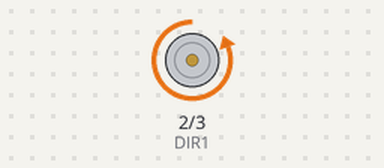
Bench run of a sketch on a simulated Arduino Uno, built with avr-gcc and run on an emulated ATmega328P. Parts: motor-driver pin pairs drawn as motors (green arrow = first pin HIGH = forward, orange = second pin HIGH = backward, longer = more drive).

Above: at 1.0 s.
At 3.0 s:
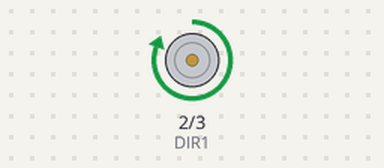
Timing chart, 0 to 5.2 s (numbered marks = the images above):
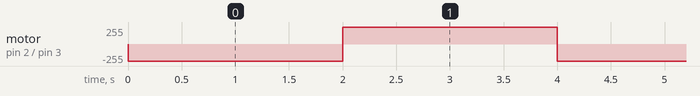

Measured:
- by itself, motor on pin 2 (DIR1) / pin 3 (DIR2): alternates forward 255/255 for 2.0 s and backward 255/255 for 2.0 s

The sketch:

L298nTest.ino
```cpp
#define DIR1 2
#define DIR2 3

void setup() {
  // put your setup code here, to run once:
  pinMode(DIR1, OUTPUT);
  pinMode(DIR2, OUTPUT);
}

void loop() {
  // put your main code here, to run repeatedly:
  //CLOCKWISE SPIN
  digitalWrite(DIR1, LOW);
  digitalWrite(DIR2, HIGH);
  delay(2000);
  //COUNTER-CLOCKWISE SPIN
  digitalWrite(DIR1, HIGH);
  digitalWrite(DIR2, LOW);
  delay(2000);
}
```
